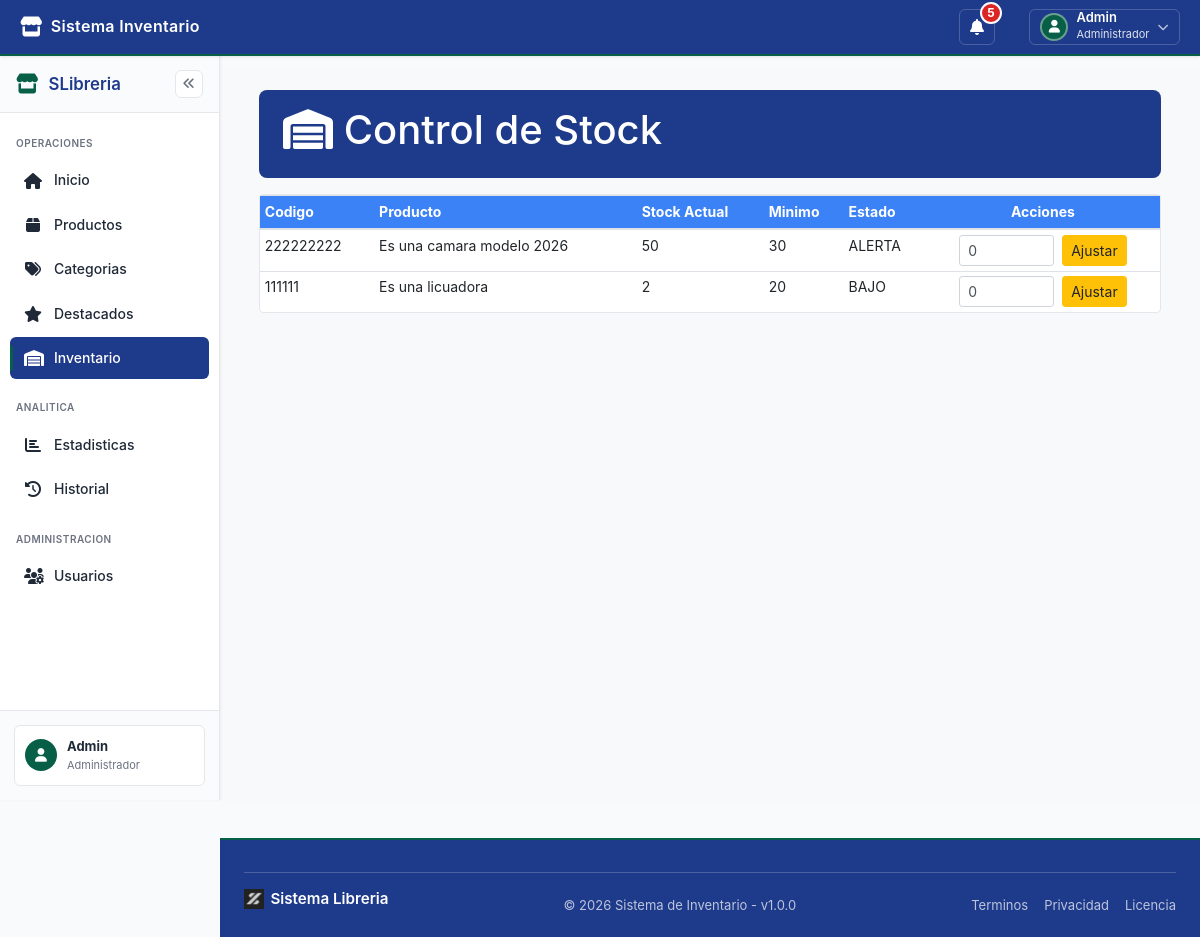
The page /stock/ (signed in) on the database its author committed.
### apps/productos/models.py (models this page shows, shortened)
class Producto(models.Model):
	codigo = models.CharField(max_length=30, unique=True)
	nombre = models.CharField(max_length=140, default='')
	detalle = models.CharField(max_length=220)
	imagen = models.ImageField(upload_to='productos/', blank=True, null=True)
	imagen_url = models.URLField(blank=True)
	categoria = models.ForeignKey('categorias.Categoria', on_delete=models.PROTECT, related_name='productos')
	stock_unidad = models.PositiveIntegerField(default=0)
	unidades_por_caja = models.PositiveIntegerField(default=1)
	precio_usd = models.DecimalField(max_digits=10, decimal_places=2, default=0)
	precio_caja_bs = models.DecimalField(max_digits=10, decimal_places=2, default=0)
	activo = models.BooleanField(default=True)
	publicado = models.BooleanField(default=False)
	destacado = models.BooleanField(default=False)
	fecha_creacion = models.DateTimeField(auto_now_add=True)
	fecha_actualizacion = models.DateTimeField(auto_now=True)
	class Meta:
		ordering = ['-fecha_creacion']

### apps/stock/views.py (the view)
# urls.py: path('', control_stock, name='control_stock'),
@login_required
def control_stock(request):
	movimientos = []
	for p in Producto.objects.select_related('categoria').all():
		minimo = p.unidades_por_caja * 2
		if p.stock_unidad <= minimo:
			estado = 'BAJO'
		elif p.stock_unidad <= minimo * 2:
			estado = 'ALERTA'
		else:
			estado = 'NORMAL'
		movimientos.append(
			{
				'id': p.id,
				'codigo': p.codigo,
				'producto': p.detalle,
				'stock_actual': p.stock_unidad,
				'minimo': minimo,
				'estado': estado,
			}
		)
	return render(
		request,
		'stock/stock.html',
		{'movimientos': movimientos, 'can_manage': can_manage_inventory(request.user)},
	)

### apps/core/permissions.py (called while the page is built)
def can_manage_inventory(user):
    if not getattr(user, 'is_authenticated', False):
        return False
    if user.is_staff:
        return True
    return user.groups.filter(name='operador').exists()

### templates/stock/stock.html (shortened to what this page needs)
{% extends 'base/base.html' %}
{% load static %}
{% block estilos_extra %}
<link rel="stylesheet" href="{% static 'css/stock/stock.css' %}">
<link rel="stylesheet" href="{% static 'css/stock/modals/crear.css' %}">
<link rel="stylesheet" href="{% static 'css/stock/modals/ver.css' %}">
<link rel="stylesheet" href="{% static 'css/stock/modals/editar.css' %}">
<link rel="stylesheet" href="{% static 'css/stock/modals/eliminar.css' %}">
{% endblock %}
{% block contenido %}
<div class="container-fluid gestion-wrap">
    <div class="page-header">
        <h1><i class="fas fa-warehouse"></i> Control de Stock</h1>
    </div>
    <div class="card">
        <div class="table-responsive">
            <table class="table table-sm mb-0">
                <thead>
                    <tr><th>Codigo</th><th>Producto</th><th>Stock Actual</th><th>Minimo</th><th>Estado</th><th class="text-center">Acciones</th></tr>
                </thead>
                <tbody>
                    {% for item in movimientos %}
                    <tr>
                        <td>{{ item.codigo }}</td>
                        <td>{{ item.producto }}</td>
                        <td>{{ item.stock_actual }}</td>
                        <td>{{ item.minimo }}</td>
                        <td>{{ item.estado }}</td>
                        <td class="text-center">
                            {% if can_manage %}
                            <form method="post" action="{% url 'productos:ajustar_stock' item.id %}" class="form-inline justify-content-center">
                                <input type="number" name="ajuste" class="form-control form-control-sm mr-2" style="width:95px" value="0" required>
                                <button class="btn btn-warning btn-sm" type="submit">Ajustar</button>
                            </form>
                            {% else %}
                            <span class="text-muted">Solo lectura</span>
                            {% endif %}
                        </td>
                    </tr>
                    {% empty %}
                    <tr><td colspan="6" class="text-center py-3 text-muted">No hay productos para controlar stock.</td></tr>
                    {% endfor %}
                </tbody>
            </table>
        </div>
    </div>
</div>
{% endblock %}

### templates/componentes/navbar.html (shortened to what this page needs)
<nav class="navbar navbar-principal">
    <div class="navbar-container">
        <div class="navbar-left">
            <div class="navbar-logo">
                <a href="{% url 'core:inicio' %}">
                    <i class="fas fa-store"></i>
                    <span class="navbar-brand-text">Sistema Inventario</span>
                </a>
            </div>
        </div>
        <div class="navbar-right">
            <div class="navbar-notificaciones">
                <button class="navbar-icon-btn" id="notificacionesBtn" title="Notificaciones">
                    <i class="fas fa-bell"></i>
                    <span class="badge" id="notificacionesBadge">5</span>
                </button>
            </div>
            <div class="navbar-usuario">
                <button class="navbar-user-btn" id="usuarioBtn" title="Mi cuenta">
                    <div class="user-avatar"><i class="fas fa-user"></i></div>
                    <div class="user-info">
                        <span class="user-name">{{ user.username|title }}</span>
                        <span class="user-role">{% if user.is_staff %}Administrador{% else %}Usuario{% endif %}</span>
                    </div>
                    <i class="fas fa-chevron-down"></i>
                </button>
            </div>
        </div>
    </div>
</nav>

### templates/componentes/sidebar.html
<aside class="sidebar" id="sidebar">
    <div class="sidebar-header">
        <div class="sidebar-brand">
            <i class="fas fa-store"></i>
            <span class="sidebar-brand-text">SLibreria</span>
        </div>
        <button class="sidebar-collapse-btn" id="sidebarCollapseBtn" title="Colapsar menu">
            <i class="fas fa-angles-left"></i>
        </button>
    </div>
    <nav class="sidebar-nav">
        <ul class="sidebar-menu">
            <li class="sidebar-section"><span class="sidebar-section-title">OPERACIONES</span></li>
            <li class="sidebar-item">
                <a href="{% url 'core:inicio' %}" class="sidebar-link {% if request.path == '/' %}active{% endif %}">
                    <i class="fas fa-home"></i><span>Inicio</span>
                </a>
            </li>
            <li class="sidebar-item">
                <a href="{% url 'productos:listar_productos' %}" class="sidebar-link {% if '/productos/' in request.path %}active{% endif %}">
                    <i class="fas fa-box"></i><span>Productos</span>
                </a>
            </li>
            <li class="sidebar-item">
                <a href="{% url 'categorias:listar_categorias' %}" class="sidebar-link {% if '/categorias/' in request.path %}active{% endif %}">
                    <i class="fas fa-tags"></i><span>Categorias</span>
                </a>
            </li>
            <li class="sidebar-item">
                <a href="{% url 'destacados:listar_destacados' %}" class="sidebar-link {% if '/destacados/' in request.path %}active{% endif %}">
                    <i class="fas fa-star"></i><span>Destacados</span>
                </a>
            </li>
            <li class="sidebar-item">
                <a href="{% url 'stock:control_stock' %}" class="sidebar-link {% if '/stock/' in request.path %}active{% endif %}">
                    <i class="fas fa-warehouse"></i><span>Inventario</span>
                </a>
            </li>
            <li class="sidebar-section"><span class="sidebar-section-title">ANALITICA</span></li>
            <li class="sidebar-item">
                <a href="{% url 'estadisticas:estadisticas_basicas' %}" class="sidebar-link {% if '/estadisticas/' in request.path %}active{% endif %}">
                    <i class="fas fa-chart-bar"></i><span>Estadisticas</span>
                </a>
            </li>
            <li class="sidebar-item">
                <a href="{% url 'historial:historial_cambios' %}" class="sidebar-link {% if '/historial/' in request.path %}active{% endif %}">
                    <i class="fas fa-history"></i><span>Historial</span>
                </a>
            </li>
            {% if user.is_staff %}
            <li class="sidebar-section"><span class="sidebar-section-title">ADMINISTRACION</span></li>
            <li class="sidebar-item">
                <a href="{% url 'core:registro' %}" class="sidebar-link {% if '/registro/' in request.path %}active{% endif %}">
                    <i class="fas fa-users-cog"></i><span>Usuarios</span>
                </a>
            </li>
            {% endif %}
        </ul>
    </nav>
    <div class="sidebar-footer">
        <div class="sidebar-user">
            <div class="sidebar-user-avatar"><i class="fas fa-user"></i></div>
            <div class="sidebar-user-info">
                <strong>{{ user.username|title }}</strong>
                <small>{% if user.is_staff %}Administrador{% else %}Usuario{% endif %}</small>
            </div>
        </div>
    </div>
</aside>

### static/css/estilos.css (style rules this page uses)
:root { --color-primario: #1e3a8a; --color-primario-hover: #1e40af; --color-secundario: #065f46; --color-secundario-hover: #047857; --color-exito: #059669; --color-peligro: #dc2626; --color-advertencia: #d97706; --color-info: #0891b2; --color-fondo: #f9fafb; --color-texto: #1f2937; --color-texto-secundario: #6b7280; --color-blanco: #ffffff; --color-gris-claro: #e5e7eb; --color-gris-oscuro: #4b5563; --color-borde: #e5e7eb; --fuente-principal: -apple-system, BlinkMacSystemFont, 'Segoe UI', Roboto, 'Helvetica Neue', Arial, sans-serif; --radio-borde: 6px; --radio-sm: 4px; --radio-md: 6px; --radio-lg: 8px; --sombra: 0 1px 3px rgba(0, 0, 0, 0.1); --sombra-hover: 0 4px 6px rgba(0, 0, 0, 0.1); --transicion: all 0.2s ease; }
* { margin: 0; padding: 0; box-sizing: border-box; }
body { font-family: var(--fuente-principal); background-color: var(--color-fondo); color: var(--color-texto); line-height: 1.6; font-size: 14px; }

### static/css/componentes/navbar.css (style rules this page uses)
.navbar-principal { background: var(--color-primario); box-shadow: 0 1px 3px rgba(0, 0, 0, 0.1); padding: 0; position: sticky; top: 0; z-index: 1030; height: 56px; border-bottom: 2px solid var(--color-secundario); }
.navbar-container { display: flex; justify-content: space-between; align-items: center; width: 100%; margin: 0; padding: 0 1.25rem; gap: 1rem; height: 100%; }
.navbar-left { display: flex; align-items: center; gap: 0.75rem; }
.navbar-logo a { display: flex; align-items: center; gap: 0.5rem; color: white; text-decoration: none; font-size: 1rem; font-weight: 600; letter-spacing: 0.3px; transition: opacity 0.15s ease; }
.navbar-logo i { font-size: 1.25rem; }
.navbar-brand-text { white-space: nowrap; }
.navbar-right { display: flex; align-items: center; gap: 0.625rem; margin-left: auto; }
.navbar-notificaciones { position: relative; }
.navbar-icon-btn { background: transparent; border: 1px solid rgba(255, 255, 255, 0.2); color: white; font-size: 1rem; cursor: pointer; padding: 0.5rem; border-radius: var(--radio-md); transition: all 0.15s ease; position: relative; display: flex; align-items: center; justify-content: center; width: 36px; height: 36px; }
.badge { position: absolute; top: -4px; right: -4px; background: var(--color-peligro); color: white; border-radius: 10px; padding: 2px 5px; font-size: 0.65rem; font-weight: 600; border: 2px solid var(--color-primario); min-width: 16px; text-align: center; }
.navbar-usuario { position: relative; }
.navbar-user-btn { background: transparent; border: 1px solid rgba(255, 255, 255, 0.2); color: white; cursor: pointer; padding: 0.35rem 0.65rem; border-radius: var(--radio-md); transition: all 0.15s ease; display: flex; align-items: center; gap: 0.5rem; height: 36px; }
.user-avatar { width: 28px; height: 28px; border-radius: 50%; background: var(--color-secundario); display: flex; align-items: center; justify-content: center; font-size: 0.8rem; border: 2px solid rgba(255, 255, 255, 0.4); }
.user-info { display: flex; flex-direction: column; align-items: flex-start; text-align: left; }
.user-name { font-size: 0.8125rem; font-weight: 600; line-height: 1.2; }
.user-role { font-size: 0.6875rem; opacity: 0.85; }
.navbar-user-btn i.fa-chevron-down { font-size: 0.7rem; opacity: 0.7; }
.navbar-notificaciones { position: relative; margin-right: 1.5rem; }
.navbar-notificaciones .badge { position: absolute; top: -8px; right: -8px; background-color: #dc2626; color: white; border-radius: 50%; width: 22px; height: 22px; display: none; align-items: center; justify-content: center; font-size: 0.75rem; font-weight: bold; border: 2px solid white; }
.navbar-notificaciones .badge:not(:empty) { display: flex; }

### static/css/stock/stock.css (style rules this page uses)
.gestion-wrap .page-header { display: flex; justify-content: space-between; align-items: center; margin-bottom: 1rem; padding: 1rem 1.5rem; border-radius: 0.5rem; color: #fff; background: #1e3a8a; }
.gestion-wrap .card { border: 1px solid #e5e7eb; }
.gestion-wrap thead { background: #3b82f6; color: #fff; }

### rows shown on the page
Producto: codigo "222222222", producto "Es una camara modelo 2026"
Producto: codigo "111111", producto "Es una licuadora"

### other values the page prints
{{ user.username|title }} "Admin"
{{ item.stock_actual }} "50" "2"
{{ item.minimo }} "30" "20"
{{ item.estado }} "ALERTA" "BAJO"
